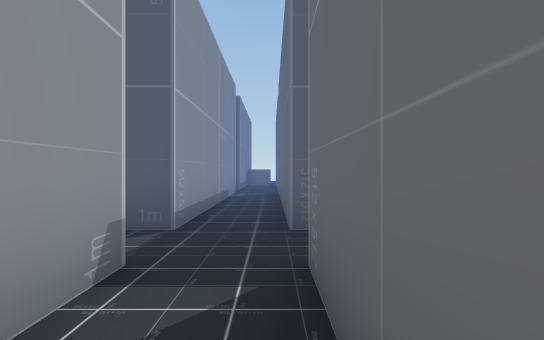
View 1 (above)

24 first-person views from a walk through a Unity game level. The camera is 1.4 m above the floor, looks level and sees 80° across. The floor is counted in squares, 1.8 m on a side. Each view is taken from the middle of a square. On the plan, view 1 faces up. The plan holds only what a view shows up to about 11 squares ahead; the rest is blank. The place goes on beyond the plan. The player is left out. Some animated figures are left out.

View 2
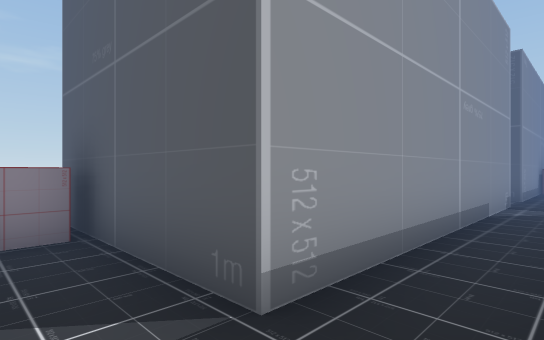

View 3
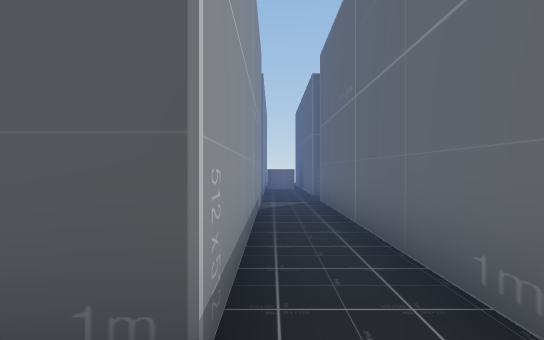

View 4
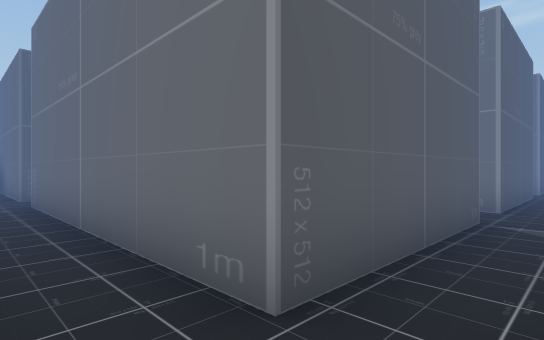

View 5
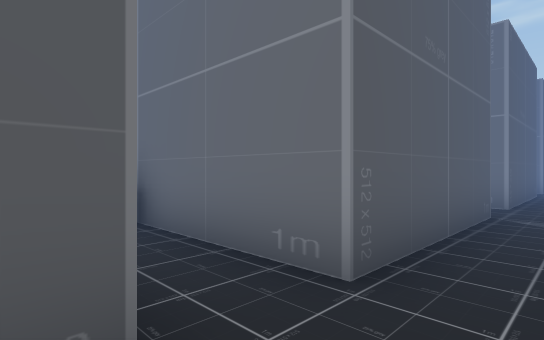

View 6
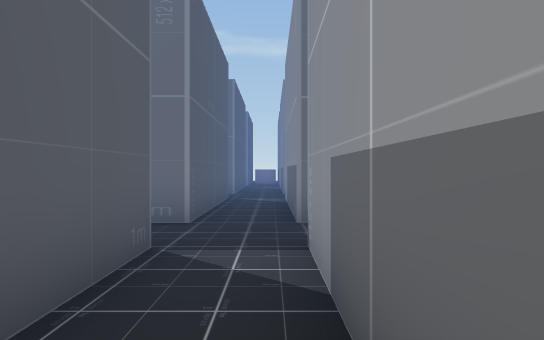

View 7
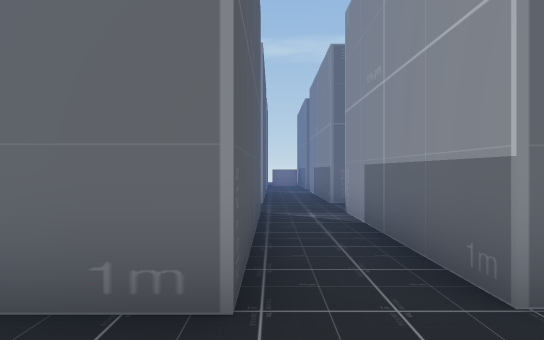

View 8
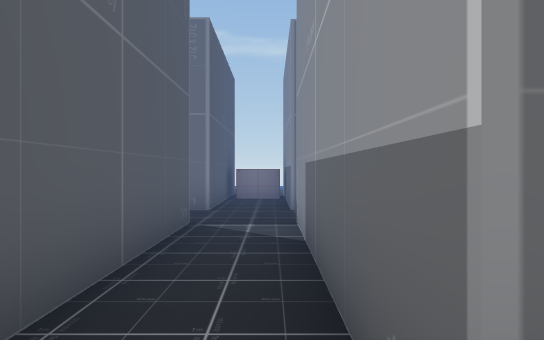

View 9
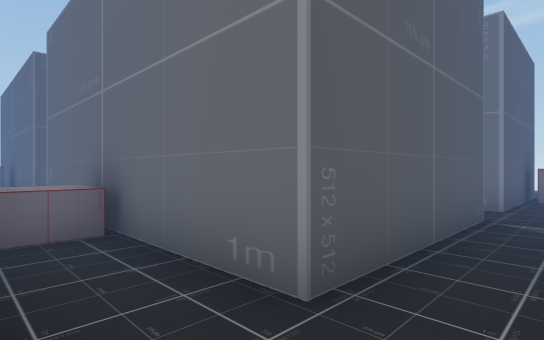

View 10
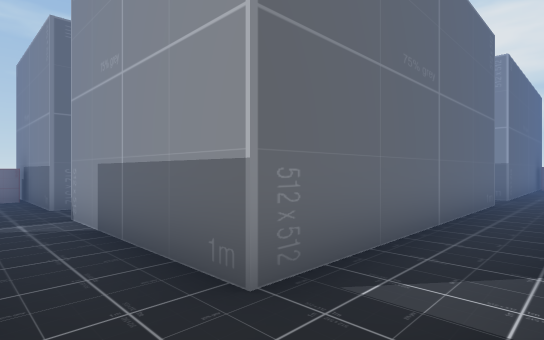

View 11
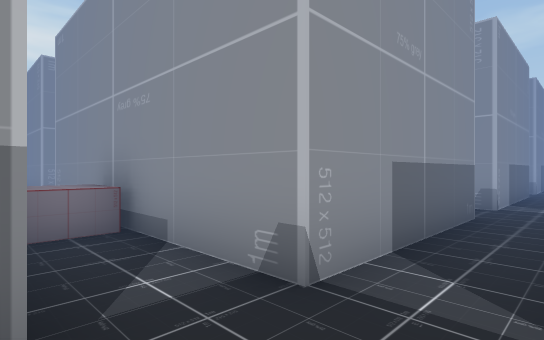

View 12
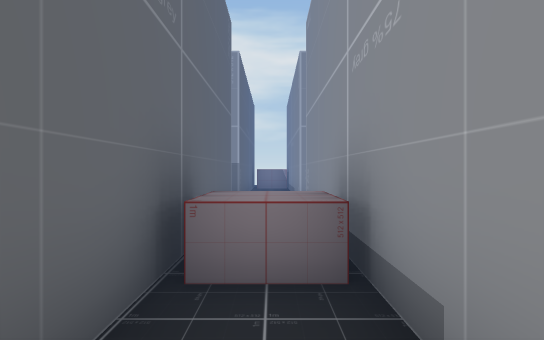

View 13
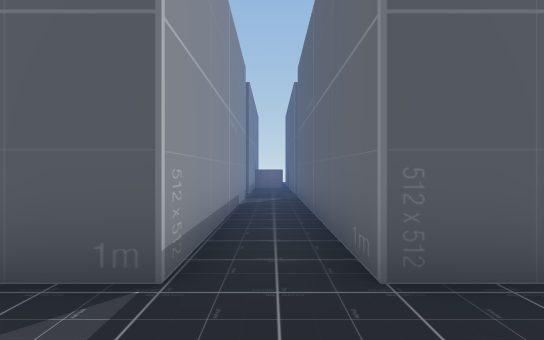

View 14
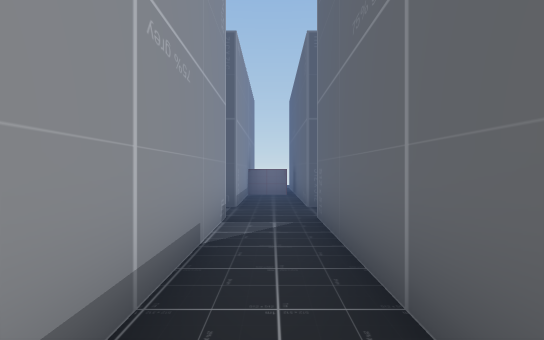

View 15
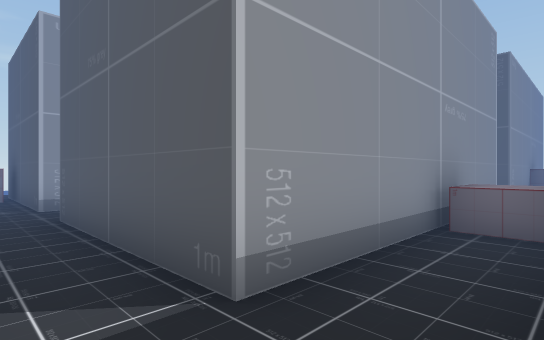

View 16
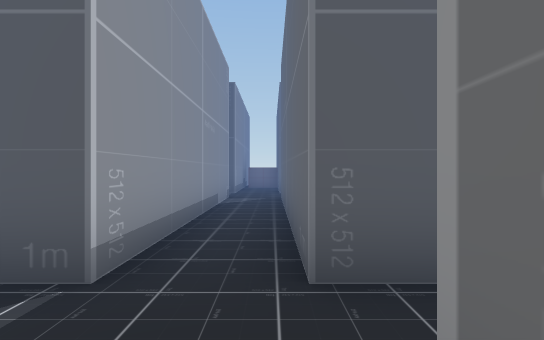

View 17
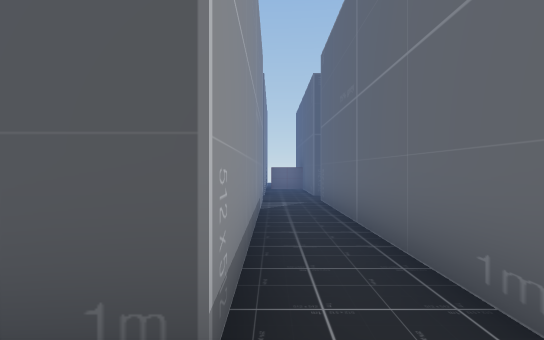

View 18
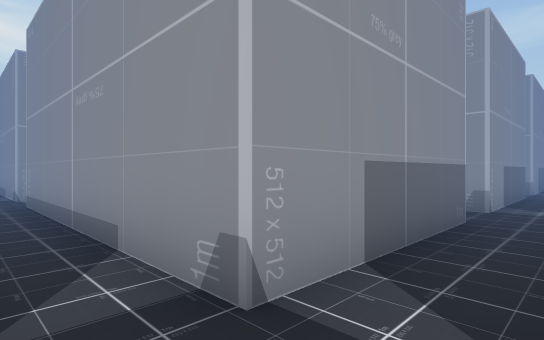

View 19
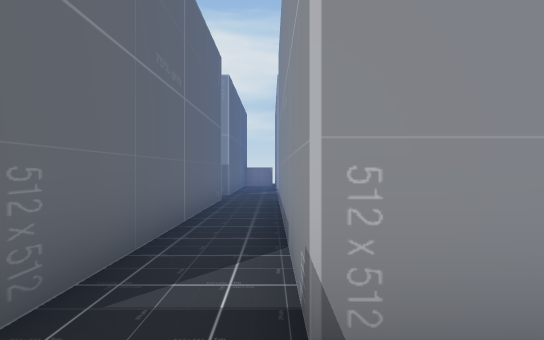

View 20
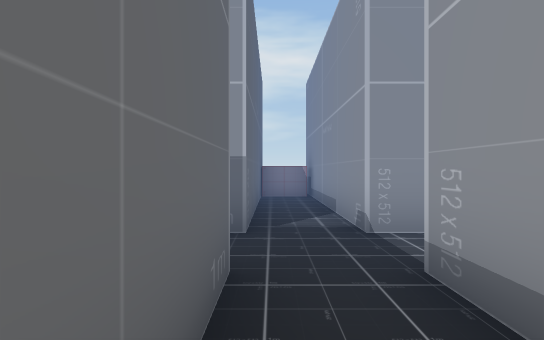

View 21
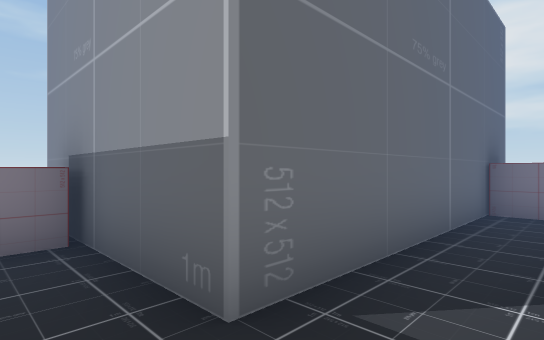

View 22
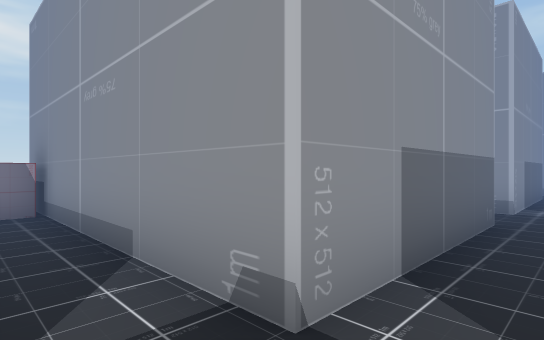

View 23
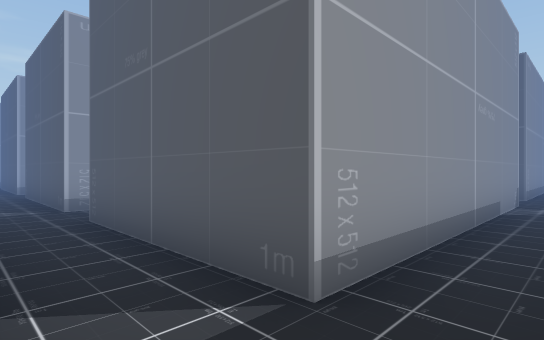

View 24
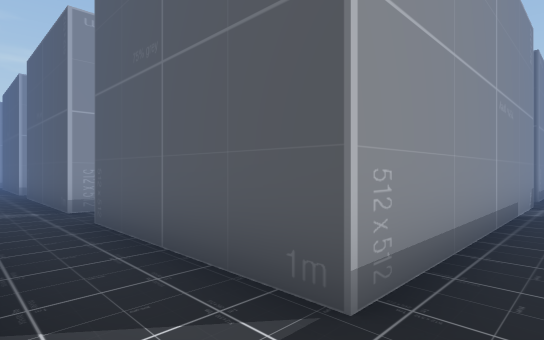

### Floor plan
Points are (right, up) in squares from view 1. A wall is a line through its corners. A room is listed if a view was taken in it or the views show most of it. See-through windows are left out.
Room 1 (views 1, 2, 3, 4, 5, 6, 7, 8, 9, 10, 11, 14, 15, 16, 17, 18, 19, 20, 21, 22, 23)
walls: (11.7, 2.6) (16.1, 2.6); (6, 2.6) (10.3, 2.6); (16.1, 5.2) (16.1, 4.2) (11.7, 4.2) (11.7, 11.4); (17.6, 2.6) (21.8, 2.6) (21.8, -4.5); (10.3, 11.2) (10.3, 4.2) (6, 4.2) (6, 7.9); (4.5, -4.5) (3, -4.5); (4.5, 11.4) (4.5, 4.2) (0.3, 4.2) (0.3, 11.4); (0.3, 0.2) (0.3, 2.6) (4.5, 2.6); (-2, 2.6) (-1.3, 2.6) (-1.3, 1.4); (21.8, 11.2) (21.8, 4.2) (17.6, 4.2) (17.6, 11.4); (21.8, -6) (21.8, -12.9); (23.3, -4.5) (23.3, 2.6) (25.4, 2.6); (0.3, 12.9) (0.3, 17); (-1.3, 11.4) (-1.3, 4.2) (-5.5, 4.2); (23.3, 12.8) (23.3, 14); (27.5, 4.2) (23.3, 4.2) (23.3, 11.4); (-1.3, 16) (-1.3, 12.9); (23.3, -12.6) (23.3, -6) (27.6, -6)
ways out: opening at (11, 3) to room 2; opening at (17, 3) to room 3; opening at (22, -5) to room 3; opening at (4, -5); opening at (5, 3); opening at (11, 11); opening at (22, 12)
objects: other object (-5, 3) to (-4, 3); other object (-1, 17); other object (5, 8); other object (17, 7) to (17, 8); other object (22, -12) to (23, -12); other object (26, -5) to (27, -5); other object (26, 3) to (27, 3)
Room 2 (views 12, 13)
walls: (10.3, -6) (10.3, -8.5); (11.7, -8.6) (11.7, -6) (16.1, -6); (16.1, -4.5) (11.7, -4.5) (11.7, 2.6); (10.3, 2.6) (10.3, -4.5)
ways out: opening at (11, 3) to room 1; opening at (16, -5) to room 3; opening at (10, -5)
objects: other object (11, -1)
Room 3 (view 24)
walls: (21.8, -4.5) (17.6, -4.5) (17.6, 2.6); (17.6, -9.9) (17.6, -6) (21.8, -6); (16.1, 2.6) (16.1, -4.5)
ways out: opening at (17, 3) to room 1; opening at (22, -5) to room 1; opening at (16, -5) to room 2

Where each view was taken, in squares from view 1:
view 1: 0 up, 0 right, facing up
view 2: 3 up, 0 right, facing up-left
view 3: 3 up, 1 left, facing up
view 4: 3 up, 1 left, facing up-right
view 5: 3 up, 4 right, facing up-right
view 6: 3 up, 7 right, facing right
view 7: 4 up, 10 right, facing right
view 8: 3 up, 17 right, facing right
view 9: 3 up, 16 right, facing up-right
view 10: 4 up, 16 right, facing down-right
view 11: 4 up, 12 right, facing down-left
view 12: 2 up, 11 right, facing down
view 13: 2 up, 11 right, facing up
view 14: 6 up, 11 right, facing up
view 15: 3 up, 6 right, facing up-left
view 16: 2 up, 23 right, facing up
view 17: 3 up, 22 right, facing up
view 18: 4 up, 23 right, facing down-left
view 19: 4 up, 22 right, facing down
view 20: 2 down, 23 right, facing down
view 21: 5 down, 22 right, facing down-right
view 22: 5 down, 23 right, facing down-left
view 23: 6 down, 23 right, facing up-left
view 24: 6 down, 17 right, facing up-left
